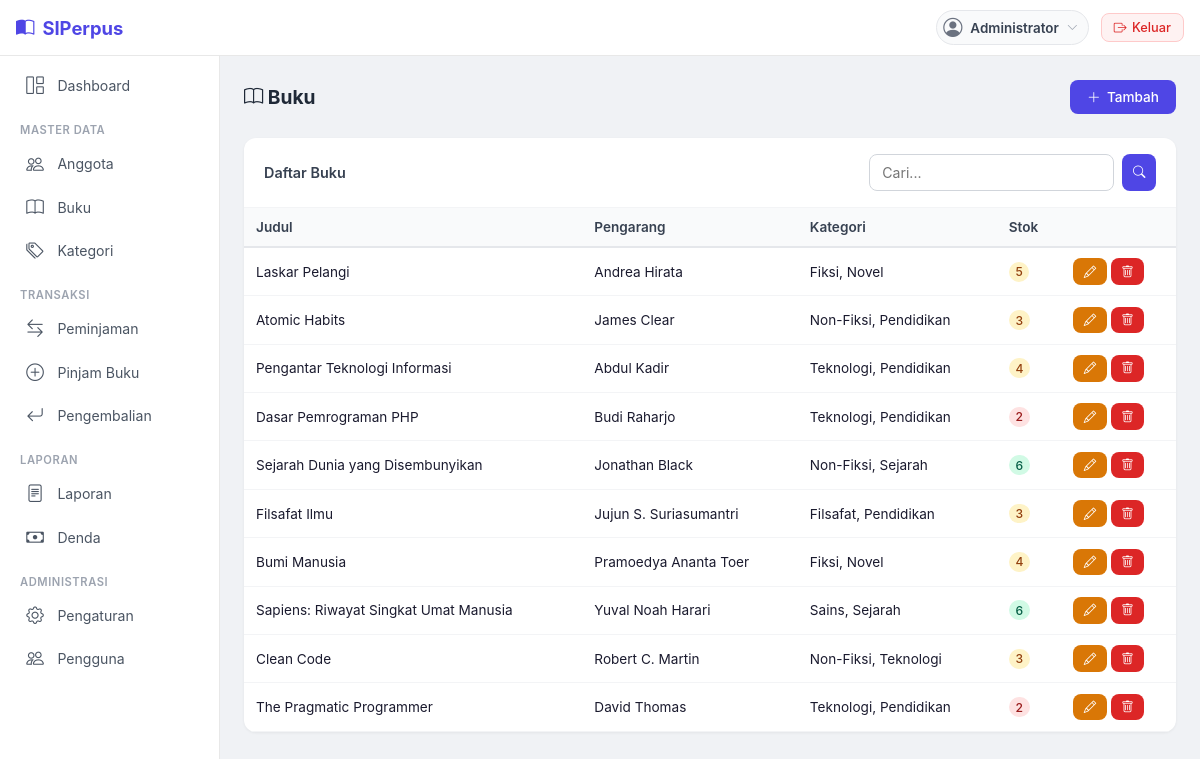
The page /buku/index.php (signed in) on the database its author committed.
### tables this page shows
CREATE TABLE buku (
    id_buku INT AUTO_INCREMENT PRIMARY KEY,
    judul VARCHAR(255) NOT NULL,
    pengarang VARCHAR(150) NOT NULL,
    penerbit VARCHAR(150),
    tahun_terbit YEAR,
    isbn VARCHAR(20) UNIQUE,
    stok INT NOT NULL DEFAULT 0,
    created_at TIMESTAMP DEFAULT CURRENT_TIMESTAMP,
    updated_at TIMESTAMP DEFAULT CURRENT_TIMESTAMP ON UPDATE CURRENT_TIMESTAMP
);

### buku/index.php (the view, shortened to what this page needs)
<?php
require_once __DIR__ . '/../includes/header.php';
$db = getConnection();
$page = max(1, (int)($_GET['page'] ?? 1));
$limit = 20;
$offset = ($page - 1) * $limit;
$search = $_GET['search'] ?? '';
$where = '';
$params = [];
$sql = "SELECT b.*, GROUP_CONCAT(k.nama_kategori SEPARATOR ', ') AS kategori FROM buku b LEFT JOIN buku_kategori bk ON b.id_buku = bk.id_buku LEFT JOIN kategori k ON bk.id_kategori = k.id_kategori $where GROUP BY b.id_buku ORDER BY b.created_at DESC LIMIT $limit OFFSET $offset";
$stmt = $db->prepare($sql);
$stmt->execute($params);
$buku = $stmt->fetchAll();
?>
<div class="page-header">
    <h4><i class="bi bi-book"></i> Buku</h4>
    <a href="tambah.php" class="btn btn-primary"><i class="bi bi-plus-lg"></i> Tambah</a>
</div>
<div class="card-simple">
    <div class="card-head">
        <span>Daftar Buku</span>
        <form method="GET" class="search-box">
            <input type="text" name="search" class="form-control" placeholder="Cari..." value="<?= htmlspecialchars($search) ?>">
            <button class="btn btn-primary btn-sm"><i class="bi bi-search"></i></button>
        </form>
    </div>
    <div class="card-body" style="padding:0;">
        <div class="table-wrap">
            <table>
                <thead>
                    <tr><th>Judul</th><th>Pengarang</th><th>Kategori</th><th>Stok</th><th></th></tr>
                </thead>
                <tbody>
                    <?php foreach ($buku as $b): ?>
                    <tr>
                        <td><?= htmlspecialchars($b['judul']) ?></td>
                        <td><?= htmlspecialchars($b['pengarang']) ?></td>
                        <td><?= htmlspecialchars($b['kategori'] ?: '-') ?></td>
                        <td><span class="badge bg-<?= $b['stok']<=2?'danger':($b['stok']<=5?'warning':'success') ?>"><?= $b['stok'] ?></span></td>
                        <td>
                            <a href="edit.php?id=<?= $b['id_buku'] ?>" class="btn btn-sm btn-warning"><i class="bi bi-pencil"></i></a>
                            <a href="hapus.php?id=<?= $b['id_buku'] ?>" class="btn btn-sm btn-danger" data-confirm="Hapus buku ini?"><i class="bi bi-trash"></i></a>
                        </td>
                    </tr>
                    <?php endforeach; ?>
                </tbody>
            </table>
        </div>
    </div>
</div>
<?php require_once __DIR__ . '/../includes/footer.php'; ?>

### assets/css/style.css (style rules this page uses)
* { margin: 0; padding: 0; box-sizing: border-box; }
body { font-family: -apple-system, BlinkMacSystemFont, 'Segoe UI', Roboto, Oxygen, Ubuntu, sans-serif; background: #f0f2f5; color: #1a1a2e; }
.page-header { margin-bottom: 1.5rem; display: flex; flex-wrap: wrap; align-items: center; justify-content: space-between; gap: 0.75rem; }
.page-header h4 { font-size: 1.2rem; font-weight: 700; color: #1f2937; margin: 0; }
.card-simple { background: #fff; border-radius: 12px; box-shadow: 0 1px 3px rgba(0,0,0,0.06); overflow: hidden; }
.card-simple .card-head { padding: 1rem 1.25rem; border-bottom: 1px solid #f3f4f6; font-weight: 600; font-size: 0.9rem; color: #374151; display: flex; flex-wrap: wrap; align-items: center; justify-content: space-between; }
.card-simple .card-body { padding: 1.25rem; }
.table-wrap { overflow-x: auto; }
table { width: 100%; border-collapse: collapse; font-size: 0.85rem; }
table th { background: #f9fafb; color: #374151; font-weight: 600; padding: 0.7rem 0.75rem; text-align: left; white-space: nowrap; border-bottom: 2px solid #e5e7eb; }
table td { padding: 0.65rem 0.75rem; border-bottom: 1px solid #f3f4f6; vertical-align: middle; }
.form-control, .form-select { width: 100%; padding: 0.55rem 0.75rem; font-size: 0.88rem; border: 1px solid #d1d5db; border-radius: 8px; outline: none; transition: border-color 0.15s; background: #fff; font-family: inherit; }
.btn { display: inline-flex; align-items: center; gap: 0.4rem; padding: 0.5rem 1rem; font-size: 0.85rem; font-weight: 500; border-radius: 8px; border: 1px solid transparent; cursor: pointer; text-decoration: none; transition: all 0.15s; font-family: inherit; }
.btn-primary { background: #4f46e5; color: #fff; }
.btn-warning { background: #d97706; color: #fff; }
.btn-danger { background: #dc2626; color: #fff; }
.btn-sm { padding: 0.3rem 0.6rem; font-size: 0.78rem; }
.badge { display: inline-block; padding: 0.2em 0.55em; font-size: 0.76rem; font-weight: 500; border-radius: 999px; }
.bg-success { background: #d1fae5; color: #065f46; }
.bg-warning { background: #fef3c7; color: #92400e; }
.bg-danger { background: #fee2e2; color: #991b1b; }
.search-box { display: flex; gap: 0.5rem; max-width: 400px; }
.search-box input { flex: 1; }

### rows shown on the page
buku: judul "Laskar Pelangi", pengarang "Andrea Hirata", kategori "Fiksi, Novel", stok "5"
buku: judul "Atomic Habits", pengarang "James Clear", kategori "Non-Fiksi, Pendidikan", stok "3"
buku: judul "Pengantar Teknologi Informasi", pengarang "Abdul Kadir", kategori "Teknologi, Pendidikan", stok "4"
buku: judul "Dasar Pemrograman PHP", pengarang "Budi Raharjo", kategori "Teknologi, Pendidikan", stok "2"
buku: judul "Sejarah Dunia yang Disembunyikan", pengarang "Jonathan Black", kategori "Non-Fiksi, Sejarah", stok "6"
buku: judul "Filsafat Ilmu", pengarang "Jujun S. Suriasumantri", kategori "Filsafat, Pendidikan", stok "3"
buku: judul "Bumi Manusia", pengarang "Pramoedya Ananta Toer", kategori "Fiksi, Novel", stok "4"
buku: judul "Sapiens: Riwayat Singkat Umat Manusia", pengarang "Yuval Noah Harari", kategori "Sains, Sejarah", stok "6"
buku: judul "Clean Code", pengarang "Robert C. Martin", kategori "Non-Fiksi, Teknologi", stok "3"
buku: judul "The Pragmatic Programmer", pengarang "David Thomas", kategori "Teknologi, Pendidikan", stok "2"

### other values the page prints
$user['nama_lengkap'] "Administrator"
